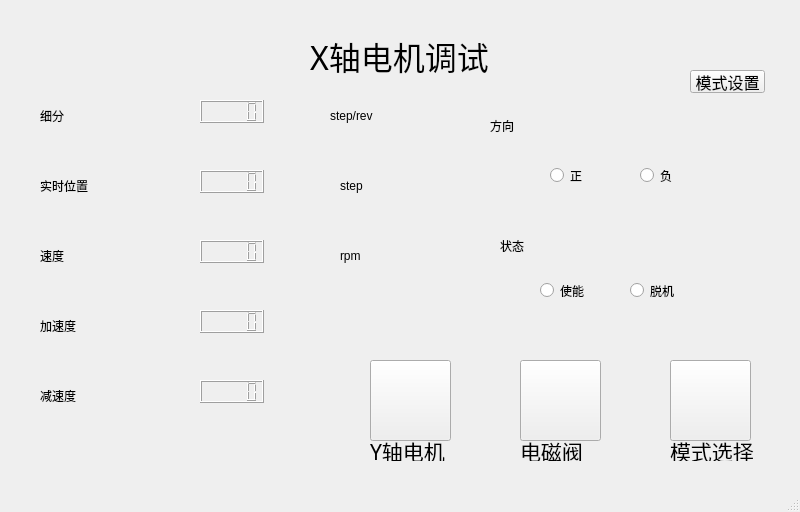
<?xml version="1.0" encoding="UTF-8"?>
<ui version="4.0">
 <class>motor_debug</class>
 <widget class="QMainWindow" name="motor_debug">
  <property name="geometry">
   <rect>
    <x>0</x>
    <y>0</y>
    <width>800</width>
    <height>512</height>
   </rect>
  </property>
  <property name="windowTitle">
   <string>MainWindow</string>
  </property>
  <widget class="QWidget" name="centralwidget">
   <widget class="QPushButton" name="y">
    <property name="geometry">
     <rect>
      <x>370</x>
      <y>360</y>
      <width>81</width>
      <height>81</height>
     </rect>
    </property>
    <property name="font">
     <font>
      <family>Sans</family>
      <pointsize>12</pointsize>
     </font>
    </property>
    <property name="text">
     <string/>
    </property>
   </widget>
   <widget class="QPushButton" name="diancifa">
    <property name="geometry">
     <rect>
      <x>520</x>
      <y>360</y>
      <width>81</width>
      <height>81</height>
     </rect>
    </property>
    <property name="font">
     <font>
      <family>Sans</family>
      <pointsize>12</pointsize>
     </font>
    </property>
    <property name="text">
     <string/>
    </property>
   </widget>
   <widget class="QPushButton" name="back">
    <property name="geometry">
     <rect>
      <x>670</x>
      <y>360</y>
      <width>81</width>
      <height>81</height>
     </rect>
    </property>
    <property name="font">
     <font>
      <family>Sans</family>
      <pointsize>12</pointsize>
     </font>
    </property>
    <property name="text">
     <string/>
    </property>
   </widget>
   <widget class="QLabel" name="label_17">
    <property name="geometry">
     <rect>
      <x>40</x>
      <y>240</y>
      <width>54</width>
      <height>31</height>
     </rect>
    </property>
    <property name="text">
     <string>速度</string>
    </property>
   </widget>
   <widget class="QLabel" name="label_16">
    <property name="geometry">
     <rect>
      <x>40</x>
      <y>170</y>
      <width>101</width>
      <height>31</height>
     </rect>
    </property>
    <property name="text">
     <string>实时位置</string>
    </property>
   </widget>
   <widget class="QPushButton" name="pushButton_2">
    <property name="geometry">
     <rect>
      <x>690</x>
      <y>70</y>
      <width>75</width>
      <height>23</height>
     </rect>
    </property>
    <property name="font">
     <font>
      <pointsize>12</pointsize>
     </font>
    </property>
    <property name="text">
     <string>模式设置</string>
    </property>
   </widget>
   <widget class="QLabel" name="label_19">
    <property name="geometry">
     <rect>
      <x>40</x>
      <y>380</y>
      <width>61</width>
      <height>31</height>
     </rect>
    </property>
    <property name="text">
     <string>减速度</string>
    </property>
   </widget>
   <widget class="QRadioButton" name="radioButton_2">
    <property name="geometry">
     <rect>
      <x>630</x>
      <y>270</y>
      <width>89</width>
      <height>41</height>
     </rect>
    </property>
    <property name="text">
     <string>脱机</string>
    </property>
   </widget>
   <widget class="QLabel" name="label_22">
    <property name="geometry">
     <rect>
      <x>340</x>
      <y>240</y>
      <width>54</width>
      <height>31</height>
     </rect>
    </property>
    <property name="text">
     <string>rpm</string>
    </property>
   </widget>
   <widget class="QLCDNumber" name="lcdNumber_8">
    <property name="geometry">
     <rect>
      <x>200</x>
      <y>240</y>
      <width>64</width>
      <height>23</height>
     </rect>
    </property>
   </widget>
   <widget class="QLabel" name="label_20">
    <property name="geometry">
     <rect>
      <x>330</x>
      <y>100</y>
      <width>131</width>
      <height>31</height>
     </rect>
    </property>
    <property name="text">
     <string>step/rev</string>
    </property>
   </widget>
   <widget class="QRadioButton" name="radioButton_4">
    <property name="geometry">
     <rect>
      <x>640</x>
      <y>150</y>
      <width>89</width>
      <height>51</height>
     </rect>
    </property>
    <property name="text">
     <string>负</string>
    </property>
   </widget>
   <widget class="QLabel" name="label_26">
    <property name="geometry">
     <rect>
      <x>500</x>
      <y>230</y>
      <width>61</width>
      <height>31</height>
     </rect>
    </property>
    <property name="text">
     <string>状态</string>
    </property>
   </widget>
   <widget class="QRadioButton" name="radioButton_3">
    <property name="geometry">
     <rect>
      <x>550</x>
      <y>150</y>
      <width>89</width>
      <height>51</height>
     </rect>
    </property>
    <property name="text">
     <string>正</string>
    </property>
   </widget>
   <widget class="QLabel" name="label_15">
    <property name="geometry">
     <rect>
      <x>40</x>
      <y>100</y>
      <width>54</width>
      <height>31</height>
     </rect>
    </property>
    <property name="text">
     <string>细分</string>
    </property>
   </widget>
   <widget class="QLabel" name="label_23">
    <property name="geometry">
     <rect>
      <x>490</x>
      <y>110</y>
      <width>61</width>
      <height>31</height>
     </rect>
    </property>
    <property name="text">
     <string>方向</string>
    </property>
   </widget>
   <widget class="QLCDNumber" name="lcdNumber_9">
    <property name="geometry">
     <rect>
      <x>200</x>
      <y>310</y>
      <width>64</width>
      <height>23</height>
     </rect>
    </property>
   </widget>
   <widget class="QLCDNumber" name="lcdNumber_7">
    <property name="geometry">
     <rect>
      <x>200</x>
      <y>170</y>
      <width>64</width>
      <height>23</height>
     </rect>
    </property>
   </widget>
   <widget class="QRadioButton" name="radioButton">
    <property name="geometry">
     <rect>
      <x>540</x>
      <y>270</y>
      <width>89</width>
      <height>41</height>
     </rect>
    </property>
    <property name="text">
     <string>使能</string>
    </property>
   </widget>
   <widget class="QLCDNumber" name="lcdNumber_6">
    <property name="geometry">
     <rect>
      <x>200</x>
      <y>100</y>
      <width>64</width>
      <height>23</height>
     </rect>
    </property>
   </widget>
   <widget class="QLabel" name="label_21">
    <property name="geometry">
     <rect>
      <x>340</x>
      <y>170</y>
      <width>71</width>
      <height>31</height>
     </rect>
    </property>
    <property name="text">
     <string>step</string>
    </property>
   </widget>
   <widget class="QLabel" name="label_18">
    <property name="geometry">
     <rect>
      <x>40</x>
      <y>310</y>
      <width>61</width>
      <height>31</height>
     </rect>
    </property>
    <property name="text">
     <string>加速度</string>
    </property>
   </widget>
   <widget class="QLCDNumber" name="lcdNumber_10">
    <property name="geometry">
     <rect>
      <x>200</x>
      <y>380</y>
      <width>64</width>
      <height>23</height>
     </rect>
    </property>
   </widget>
   <widget class="QLabel" name="label">
    <property name="geometry">
     <rect>
      <x>310</x>
      <y>20</y>
      <width>221</width>
      <height>71</height>
     </rect>
    </property>
    <property name="font">
     <font>
      <family>ADMUI3Lg</family>
      <pointsize>24</pointsize>
     </font>
    </property>
    <property name="text">
     <string>X轴电机调试</string>
    </property>
   </widget>
   <widget class="QLabel" name="label_2">
    <property name="geometry">
     <rect>
      <x>370</x>
      <y>440</y>
      <width>91</width>
      <height>21</height>
     </rect>
    </property>
    <property name="font">
     <font>
      <family>ADMUI3Lg</family>
      <pointsize>16</pointsize>
     </font>
    </property>
    <property name="text">
     <string>Y轴电机</string>
    </property>
   </widget>
   <widget class="QLabel" name="label_3">
    <property name="geometry">
     <rect>
      <x>520</x>
      <y>440</y>
      <width>91</width>
      <height>21</height>
     </rect>
    </property>
    <property name="font">
     <font>
      <family>ADMUI3Lg</family>
      <pointsize>16</pointsize>
     </font>
    </property>
    <property name="text">
     <string>电磁阀</string>
    </property>
   </widget>
   <widget class="QLabel" name="label_4">
    <property name="geometry">
     <rect>
      <x>670</x>
      <y>440</y>
      <width>91</width>
      <height>21</height>
     </rect>
    </property>
    <property name="font">
     <font>
      <family>ADMUI3Lg</family>
      <pointsize>16</pointsize>
     </font>
    </property>
    <property name="text">
     <string>模式选择</string>
    </property>
   </widget>
  </widget>
  <widget class="QMenuBar" name="menubar">
   <property name="geometry">
    <rect>
     <x>0</x>
     <y>0</y>
     <width>800</width>
     <height>31</height>
    </rect>
   </property>
  </widget>
  <widget class="QStatusBar" name="statusbar"/>
 </widget>
 <resources/>
 <connections/>
</ui>
